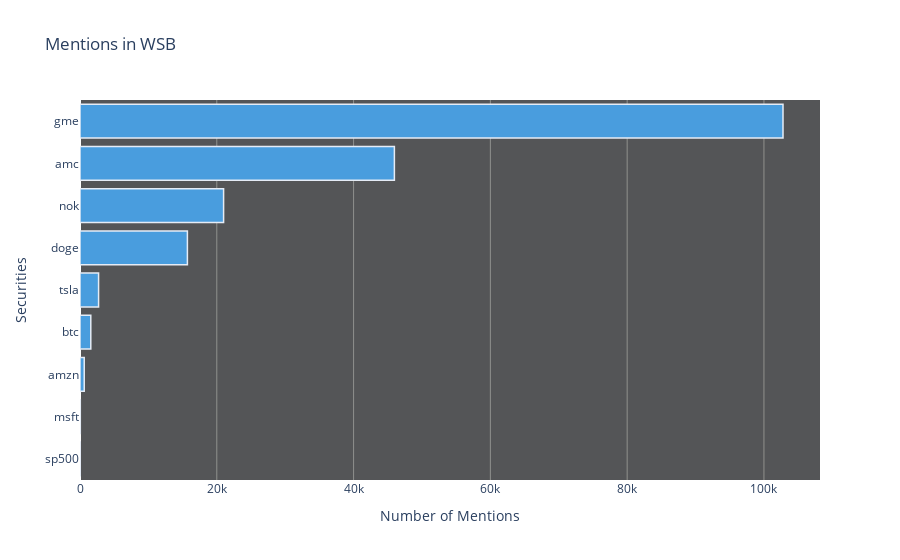

Notebook source saved alongside this figure:
### Code cell
fig = px.bar(stonks, x='count', y='title', title='Mentions in WSB', 
             orientation = 'h', labels = {
                 'title': 'Securities',
                 'count': 'Number of Mentions'})

fig.update_traces(marker_color='rgb(73, 157, 222)',
                  marker_line_width=1.5)

fig.layout.plot_bgcolor='rgb(84, 85, 87)'

fig.layout.xaxis.gridcolor='rgb(144, 145, 142)'
fig.show()
fig.write_html('Mentions in WSB.html')
fig.write_image("Mentions in WSB.png")
stonks

### Figure 1 — Plotly figure (JSON) as saved in the notebook; plotly's stock layout.template omitted (floating-point values rounded to 4 significant figures)
{"data": [{"alignmentgroup": "True", "hovertemplate": "Number of Mentions=%{x}<br>Securities=%{y}<extra></extra>", "legendgroup": "", "marker": {"color": "rgb(73, 157, 222)", "line": {"width": 1.5}}, "name": "", "offsetgroup": "", "orientation": "h", "showlegend": false, "textposition": "auto", "type": "bar", "x": [30, 44, 619, 1578, 2717, 15703, 20994, 45965, 102785], "xaxis": "x", "y": ["sp500", "msft", "amzn", "btc", "tsla", "doge", "nok", "amc", "gme"], "yaxis": "y"}], "layout": {"barmode": "relative", "legend": {"tracegroupgap": 0}, "plot_bgcolor": "rgb(84, 85, 87)", "title": {"text": "Mentions in WSB"}, "xaxis": {"anchor": "y", "domain": [0, 1], "gridcolor": "rgb(144, 145, 142)", "title": {"text": "Number of Mentions"}}, "yaxis": {"anchor": "x", "domain": [0, 1], "title": {"text": "Securities"}}}}
